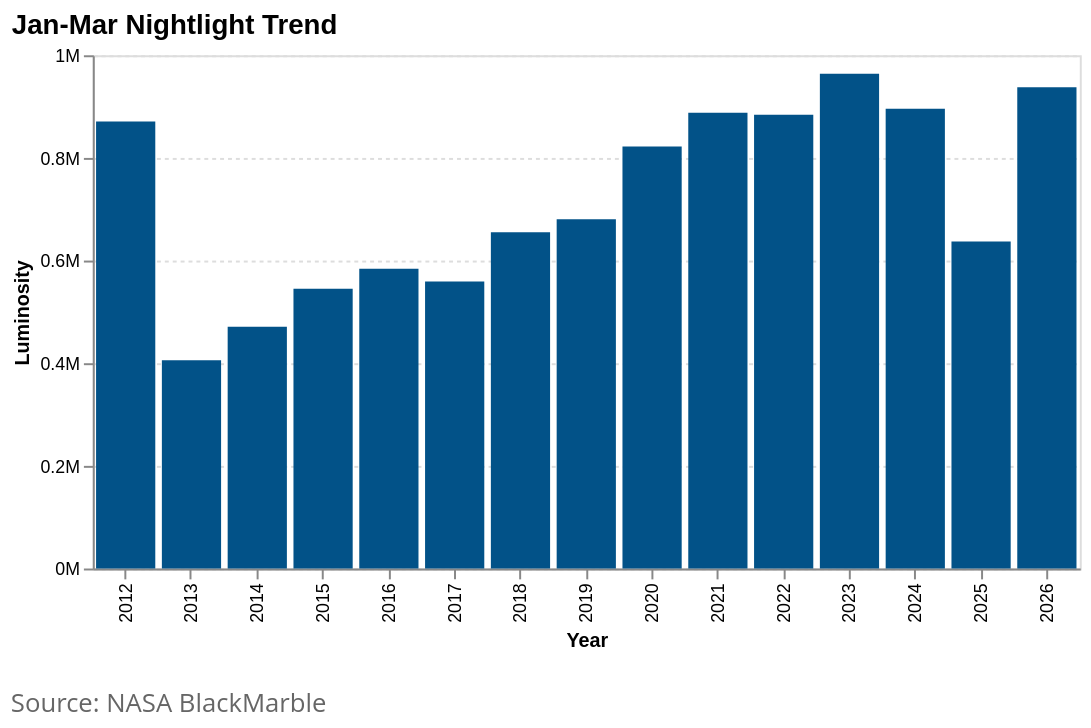

Notebook code for this chart:
### Markdown cell above
### 1.2 Quarterly Trends in Nightlights

### Code cell
# Fig 1.2: Quarterly Trends in Nightlights
chart = (
    alt.Chart(ntl_corrected.assign(year=lambda d: d["year_col"].astype(str)))
    .mark_bar(color="#025288")
    .encode(
        x=alt.X(
            "year:N", title="Year", axis=alt.Axis(labelFontSize=9, titleFontSize=10)
        ),
        y=alt.Y(
            "ntl_sum:Q",
            title="Luminosity",
            axis=alt.Axis(
                labelFontSize=9,
                titleFontSize=10,
                grid=True,
                gridDash=[2, 2],
                format="~s",
            ),
        ),
        tooltip=[
            alt.Tooltip("year:N", title="Year"),
            alt.Tooltip("ntl_sum:Q", format=",.0f", title="NTL Sum"),
        ],
    )
    .properties(
        width=500,
        height=260,
        title=alt.TitleParams(
            text=f"{report_period_label} Nightlight Trend", fontSize=14, anchor="start"
        ),
    )
)
attaviz.add_caption(chart, "Source: NASA BlackMarble")

### Figure 1 — Vega-Lite specification as saved in the notebook (floating-point values rounded to 4 significant figures)
{"config": {"view": {"continuousWidth": 300, "continuousHeight": 300}}, "vconcat": [{"mark": {"type": "bar", "color": "#025288"}, "encoding": {"tooltip": [{"field": "year", "title": "Year", "type": "nominal"}, {"field": "ntl_sum", "format": ",.0f", "title": "NTL Sum", "type": "quantitative"}], "x": {"axis": {"labelFontSize": 9, "titleFontSize": 10}, "field": "year", "title": "Year", "type": "nominal"}, "y": {"axis": {"format": "~s", "grid": true, "gridDash": [2, 2], "labelFontSize": 9, "titleFontSize": 10}, "field": "ntl_sum", "title": "Luminosity", "type": "quantitative"}}, "height": 260, "title": {"text": "Jan-Mar Nightlight Trend", "anchor": "start", "fontSize": 14}, "width": 500}], "data": {"name": "data-9a99d5477d662d8710f4154cce56f26b"}, "title": {"text": "Source: NASA BlackMarble", "anchor": "start", "color": "#666666", "font": "Open Sans, sans-serif", "fontSize": 13, "fontWeight": 400, "lineHeight": 20, "offset": 21, "orient": "bottom"}, "$schema": "https://vega.github.io/schema/vega-lite/v6.4.1.json", "datasets": {"data-9a99d5477d662d8710f4154cce56f26b": [{"date": "2012-01-01T00:00:00", "year_col": 2012, "ntl_sum": 870900.0, "ntl_ind_5km_sum": 113900.0, "ntl_noind_5km_sum": 766400.0, "year": "2012"}, {"date": "2013-01-01T00:00:00", "year_col": 2013, "ntl_sum": 406000.0, "ntl_ind_5km_sum": 105300.0, "ntl_noind_5km_sum": 309100.0, "year": "2013"}, {"date": "2014-01-01T00:00:00", "year_col": 2014, "ntl_sum": 471000.0, "ntl_ind_5km_sum": 127400.0, "ntl_noind_5km_sum": 353600.0, "year": "2014"}, {"date": "2015-01-01T00:00:00", "year_col": 2015, "ntl_sum": 544900.0, "ntl_ind_5km_sum": 137800.0, "ntl_noind_5km_sum": 417300.0, "year": "2015"}, {"date": "2016-01-01T00:00:00", "year_col": 2016, "ntl_sum": 584100.0, "ntl_ind_5km_sum": 153500.0, "ntl_noind_5km_sum": 441700.0, "year": "2016"}, {"date": "2017-01-01T00:00:00", "year_col": 2017, "ntl_sum": 559100.0, "ntl_ind_5km_sum": 159900.0, "ntl_noind_5km_sum": 411100.0, "year": "2017"}, {"date": "2018-01-01T00:00:00", "year_col": 2018, "ntl_sum": 655000.0, "ntl_ind_5km_sum": 183300.0, "ntl_noind_5km_sum": 485400.0, "year": "2018"}, {"date": "2019-01-01T00:00:00", "year_col": 2019, "ntl_sum": 680700.0, "ntl_ind_5km_sum": 229400.0, "ntl_noind_5km_sum": 468300.0, "year": "2019"}, {"date": "2020-01-01T00:00:00", "year_col": 2020, "ntl_sum": 822200.0, "ntl_ind_5km_sum": 249300.0, "ntl_noind_5km_sum": 591000.0, "year": "2020"}, {"date": "2021-01-01T00:00:00", "year_col": 2021, "ntl_sum": 888200.0, "ntl_ind_5km_sum": 285000.0, "ntl_noind_5km_sum": 623500.0, "year": "2021"}, {"date": "2022-01-01T00:00:00", "year_col": 2022, "ntl_sum": 884100.0, "ntl_ind_5km_sum": 235900.0, "ntl_noind_5km_sum": 666000.0, "year": "2022"}, {"date": "2023-01-01T00:00:00", "year_col": 2023, "ntl_sum": 963900.0, "ntl_ind_5km_sum": 241100.0, "ntl_noind_5km_sum": 742500.0, "year": "2023"}, {"date": "2024-01-01T00:00:00", "year_col": 2024, "ntl_sum": 895600.0, "ntl_ind_5km_sum": 249200.0, "ntl_noind_5km_sum": 665900.0, "year": "2024"}, {"date": "2025-01-01T00:00:00", "year_col": 2025, "ntl_sum": 636900.0, "ntl_ind_5km_sum": 215100.0, "ntl_noind_5km_sum": 437100.0, "year": "2025"}, {"date": "2026-01-01T00:00:00", "year_col": 2026, "ntl_sum": 937700.0, "ntl_ind_5km_sum": 287400.0, "ntl_noind_5km_sum": 671800.0, "year": "2026"}]}}
